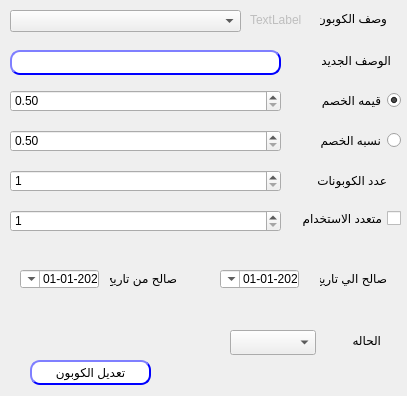
<?xml version="1.0" encoding="UTF-8"?>
<ui version="4.0">
 <class>CustomerGP</class>
 <widget class="QDialog" name="CustomerGP">
  <property name="enabled">
   <bool>true</bool>
  </property>
  <property name="geometry">
   <rect>
    <x>0</x>
    <y>0</y>
    <width>407</width>
    <height>396</height>
   </rect>
  </property>
  <property name="windowTitle">
   <string>تعديل الكوبون</string>
  </property>
  <widget class="QLabel" name="desc">
   <property name="geometry">
    <rect>
     <x>320</x>
     <y>10</y>
     <width>67</width>
     <height>17</height>
    </rect>
   </property>
   <property name="layoutDirection">
    <enum>Qt::RightToLeft</enum>
   </property>
   <property name="text">
    <string>وصف الكوبون</string>
   </property>
  </widget>
  <widget class="QLabel" name="label_2">
   <property name="geometry">
    <rect>
     <x>340</x>
     <y>330</y>
     <width>41</width>
     <height>20</height>
    </rect>
   </property>
   <property name="layoutDirection">
    <enum>Qt::RightToLeft</enum>
   </property>
   <property name="text">
    <string>الحاله</string>
   </property>
  </widget>
  <widget class="QComboBox" name="CMB_CouponStatus">
   <property name="geometry">
    <rect>
     <x>230</x>
     <y>330</y>
     <width>86</width>
     <height>25</height>
    </rect>
   </property>
  </widget>
  <widget class="QPushButton" name="BTN_editCoupon">
   <property name="geometry">
    <rect>
     <x>30</x>
     <y>360</y>
     <width>121</width>
     <height>25</height>
    </rect>
   </property>
   <property name="layoutDirection">
    <enum>Qt::RightToLeft</enum>
   </property>
   <property name="styleSheet">
    <string notr="true">QPushButton{
                                        background-color: white;
                                        border-style: outset;
                                        border-width: 2px;
                                        border-radius: 10px;
                                        border-color: blue;
                                        min-width: 6em;
                                        }
                                        QPushButton:hover {
                                        background: qradialgradient(
                                        cx: 0.3, cy: -0.4, fx: 0.3, fy: -0.4,
                                        radius: 1.35, stop: 0 #fff, stop: 1 #bbb
                                        );
                                        }
                                        QPushButton:pressed {
                                        border-style: inset;
                                        background: qradialgradient(
                                        cx: 0.4, cy: -0.1, fx: 0.4, fy: -0.1,
                                        radius: 1.35, stop: 0 #fff, stop: 1 #ddd
                                        );
                                        }
                                    </string>
   </property>
   <property name="text">
    <string>تعديل الكوبون</string>
   </property>
  </widget>
  <widget class="QRadioButton" name="radioButton_Value">
   <property name="geometry">
    <rect>
     <x>320</x>
     <y>90</y>
     <width>81</width>
     <height>20</height>
    </rect>
   </property>
   <property name="layoutDirection">
    <enum>Qt::RightToLeft</enum>
   </property>
   <property name="autoFillBackground">
    <bool>false</bool>
   </property>
   <property name="text">
    <string>قيمه الخصم</string>
   </property>
   <property name="checked">
    <bool>true</bool>
   </property>
  </widget>
  <widget class="QRadioButton" name="radioButton_Percentage">
   <property name="geometry">
    <rect>
     <x>320</x>
     <y>130</y>
     <width>81</width>
     <height>20</height>
    </rect>
   </property>
   <property name="layoutDirection">
    <enum>Qt::RightToLeft</enum>
   </property>
   <property name="text">
    <string>نسبه الخصم</string>
   </property>
  </widget>
  <widget class="QCheckBox" name="checkBox_Multi">
   <property name="geometry">
    <rect>
     <x>300</x>
     <y>210</y>
     <width>101</width>
     <height>17</height>
    </rect>
   </property>
   <property name="layoutDirection">
    <enum>Qt::RightToLeft</enum>
   </property>
   <property name="text">
    <string>متعدد الاستخدام</string>
   </property>
  </widget>
  <widget class="QLabel" name="desc_2">
   <property name="geometry">
    <rect>
     <x>306</x>
     <y>170</y>
     <width>81</width>
     <height>20</height>
    </rect>
   </property>
   <property name="layoutDirection">
    <enum>Qt::RightToLeft</enum>
   </property>
   <property name="text">
    <string>عدد الكوبونات</string>
   </property>
  </widget>
  <widget class="QLabel" name="desc_3">
   <property name="geometry">
    <rect>
     <x>110</x>
     <y>270</y>
     <width>67</width>
     <height>17</height>
    </rect>
   </property>
   <property name="text">
    <string>صالح من تاريخ</string>
   </property>
  </widget>
  <widget class="QLabel" name="desc_4">
   <property name="geometry">
    <rect>
     <x>320</x>
     <y>270</y>
     <width>67</width>
     <height>17</height>
    </rect>
   </property>
   <property name="layoutDirection">
    <enum>Qt::RightToLeft</enum>
   </property>
   <property name="text">
    <string>صالح الي تاريخ</string>
   </property>
  </widget>
  <widget class="QDateTimeEdit" name="Qdate_to">
   <property name="geometry">
    <rect>
     <x>220</x>
     <y>270</y>
     <width>79</width>
     <height>18</height>
    </rect>
   </property>
   <property name="layoutDirection">
    <enum>Qt::RightToLeft</enum>
   </property>
   <property name="minimumDateTime">
    <datetime>
     <hour>0</hour>
     <minute>0</minute>
     <second>0</second>
     <year>2020</year>
     <month>1</month>
     <day>1</day>
    </datetime>
   </property>
   <property name="displayFormat">
    <string>yyyy-MM-dd</string>
   </property>
   <property name="calendarPopup">
    <bool>true</bool>
   </property>
  </widget>
  <widget class="QDateTimeEdit" name="Qdate_from">
   <property name="geometry">
    <rect>
     <x>20</x>
     <y>270</y>
     <width>79</width>
     <height>18</height>
    </rect>
   </property>
   <property name="layoutDirection">
    <enum>Qt::RightToLeft</enum>
   </property>
   <property name="minimumDateTime">
    <datetime>
     <hour>0</hour>
     <minute>0</minute>
     <second>0</second>
     <year>2020</year>
     <month>1</month>
     <day>1</day>
    </datetime>
   </property>
   <property name="displayFormat">
    <string>yyyy-MM-dd</string>
   </property>
   <property name="calendarPopup">
    <bool>true</bool>
   </property>
  </widget>
  <widget class="QComboBox" name="CMB_CouponDes">
   <property name="geometry">
    <rect>
     <x>10</x>
     <y>10</y>
     <width>231</width>
     <height>22</height>
    </rect>
   </property>
   <property name="editable">
    <bool>false</bool>
   </property>
  </widget>
  <widget class="QLineEdit" name="LE_desc_1">
   <property name="enabled">
    <bool>true</bool>
   </property>
   <property name="geometry">
    <rect>
     <x>10</x>
     <y>50</y>
     <width>271</width>
     <height>25</height>
    </rect>
   </property>
   <property name="styleSheet">
    <string notr="true">QLineEdit{
                                        background-color: white;
                                        border-style: outset;
                                        border-width: 2px;
                                        border-radius: 10px;
                                        border-color: blue;
                                        min-width: 6em;
                                        }
                                        QLineEdit:hover {
                                        background: qradialgradient(
                                        cx: 0.3, cy: -0.4, fx: 0.3, fy: -0.4,
                                        radius: 1.35, stop: 0 #fff, stop: 1 #bbb
                                        );
                                        }
                                       QLineEdit:pressed {
                                        border-style: inset;
                                        background: qradialgradient(
                                        cx: 0.4, cy: -0.1, fx: 0.4, fy: -0.1,
                                        radius: 1.35, stop: 0 #fff, stop: 1 #ddd
                                        );
                                        }
                                    </string>
   </property>
   <property name="text">
    <string/>
   </property>
  </widget>
  <widget class="QLabel" name="desc_5">
   <property name="geometry">
    <rect>
     <x>320</x>
     <y>50</y>
     <width>71</width>
     <height>20</height>
    </rect>
   </property>
   <property name="text">
    <string>الوصف الجديد</string>
   </property>
  </widget>
  <widget class="QDoubleSpinBox" name="LE_desc_3">
   <property name="geometry">
    <rect>
     <x>10</x>
     <y>130</y>
     <width>271</width>
     <height>22</height>
    </rect>
   </property>
   <property name="styleSheet">
    <string notr="true"/>
   </property>
   <property name="minimum">
    <double>0.500000000000000</double>
   </property>
  </widget>
  <widget class="QDoubleSpinBox" name="LE_desc_2">
   <property name="geometry">
    <rect>
     <x>10</x>
     <y>90</y>
     <width>271</width>
     <height>22</height>
    </rect>
   </property>
   <property name="styleSheet">
    <string notr="true"/>
   </property>
   <property name="minimum">
    <double>0.500000000000000</double>
   </property>
  </widget>
  <widget class="QLabel" name="labe_id">
   <property name="enabled">
    <bool>false</bool>
   </property>
   <property name="geometry">
    <rect>
     <x>250</x>
     <y>10</y>
     <width>61</width>
     <height>20</height>
    </rect>
   </property>
   <property name="text">
    <string>TextLabel</string>
   </property>
  </widget>
  <widget class="QSpinBox" name="LE_desc_4">
   <property name="geometry">
    <rect>
     <x>10</x>
     <y>170</y>
     <width>271</width>
     <height>22</height>
    </rect>
   </property>
   <property name="minimum">
    <number>1</number>
   </property>
  </widget>
  <widget class="QSpinBox" name="LE_desc_5">
   <property name="geometry">
    <rect>
     <x>10</x>
     <y>210</y>
     <width>271</width>
     <height>22</height>
    </rect>
   </property>
   <property name="minimum">
    <number>1</number>
   </property>
  </widget>
 </widget>
 <resources/>
 <connections/>
</ui>
